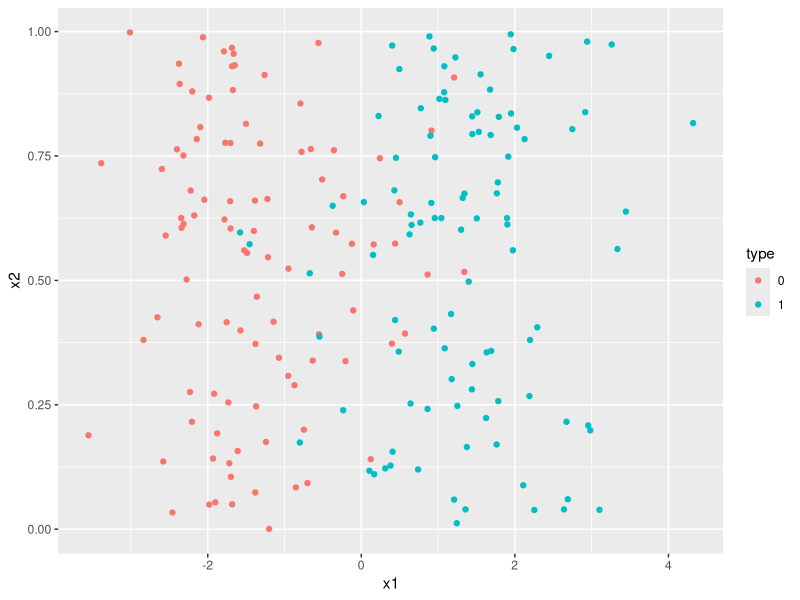

The R script that drew this image: (Note: this script raises an error after producing the figure.)
# stats 606 project 

# simulation - y (binary time series dataset) x (10 dim time series dataset)

# library package
library(ggplot2)

# scenario1 -----------------------------------------------
# sample size: 1000 with 2 features
# y: binary 
# x1: normal distribution
# x2: random noise 
set.seed(1234)
n = 200
mu0 = rnorm(1, 0, 1)
mu1 = rnorm(1, 1, 1)
x1 = c(rnorm(n/2, mu0, 1), rnorm(n/2, mu1, 1))
x2 = runif(n)
y = c(rep(0, n/2), rep(1, n/2))
simu_data = data.frame(x1 = x1,  x2 = x2, y = y)

ggplot(simu_data)+
  geom_point(aes(x = x1, y = x2, color = factor(y)))+
  labs(color = 'type')

# bayes error rate p(misclassified) = p(x)p(y neq c(x))dx 
# assume p(y=0) = p(y=1) balanced dataset expand.grid
xnew = t(seq(-3,3,0.01))
x_marginal0 = apply(xnew, 1, function(x) dnorm(x, mu0, 1))
x_marginal1 = apply(xnew, 1, function(x) dnorm(x, mu1, 1))
x_marginal = x_marginal1*0.5 + x_marginal0*0.5
conditional_1 = x_marginal1*0.5/x_marginal
bayes_error1 = sum(x_marginal*(conditional_1*(conditional_1<0.5) + (1-conditional_1)*(conditional_1>0.5) ))/sum(x_marginal)
bayes_error1 


# distance matrix p*n*n
distance_cal = function(xdata, p, n, t){
  # x: 3d arrary (ith index, kth dimension, t time series; for each index, t*p dim)
  # n: # of time series points we have 
  m = n-t 
  dist = array(rep(0,p*n*n), c(p,n,n))
  x = array(rep(0,p*t*n), c(p,t+1,n))
  for (i in 1:n){
    for (k in 1:p){
      # time series dataset x[k, ,i]: vector 1:t 
      x[k, ,i] = xdata[i:i+t,k]
    }
  }
  
  for (i in 1:m){
    for (j in 1:m){
      for (k in 1:p){
        # x in 3 d: t*p*n  (updated:>>using the huge distance matrix)
        # distance_matrix[i, j, k ] = norm(x[,k,i] - x[,k,j])^2 >> single value to a vector 
        # distance within same dimension (to save time, can only calcualte upper tri-region)
        dist[k,i,j] = norm((x[k, ,i] - x[k, ,j]), '2')
      }
    }
  }
  return (dist)
}

dist_scenario = distance_cal(simu_data[, 1:2], p = 2, n , t = 0)
dim(dist_scenario1[1,,])
# save and load the dataset
output1 = list(dist_scenario, simu_data$y, simu_data)
#save(simu_data, bayes_error, distance_cal, dist_scenario1, file = 'treeproject.Rdata')


# scenario2 (consider heteroskedsity inside same group) -----------------------------------------------
# sample size: 1000 with 2 features
# y: binary 
# x1: normal distribution
# x2: random noise 
n = 200
mu0 = rnorm(1, 0, 1)
mu1 = rnorm(1, 1, 1)
mu2 = rnorm(1, 5, 1)
x1 = c(rnorm(n/4, mu0, 1), rnorm(n/4, mu2, 1), rnorm(n/2, mu1, 1))
x2 = runif(n)
y = c(rep(0, n/2), rep(1, n/2))
simu_data = data.frame(x1 = x1,  x2 = x2, y = y)

ggplot(simu_data)+
  geom_point(aes(x = x1, y = x2, color = factor(y)))+
  labs(color = 'type')

# bayes error rate p(misclassified) = p(x)p(y neq c(x))dx 
# assume p(y=0) = p(y=1) balanced dataset expand.grid 
# xnew = t(seq(-3,3,0.01))
xnew = t(simu_data[,1])
x_marginal0 = apply(xnew, 1, function(x) dnorm(x, mu0, 1)*(dnorm(x, mu0, 1)>dnorm(x, mu2,1)) + dnorm(x, mu2,1)*(dnorm(x, mu0, 1)<dnorm(x, mu2,1)))
x_marginal1 = apply(xnew, 1, function(x) dnorm(x, mu1, 1))
x_marginal = x_marginal1*0.5 + x_marginal0*0.5
conditional_1 = x_marginal1*0.5/x_marginal
bayes_error2 = sum(x_marginal*(conditional_1*(conditional_1<0.5) + (1-conditional_1)*(conditional_1>0.5) ))/sum(x_marginal)
bayes_error2 

dist_scenario = distance_cal(simu_data[, 1:2], p = 2, n , t = 0)
dim(dist_scenario1[1,,])
# save and load the dataset
output2 = list(dist_scenario, simu_data$y, simu_data)


# scenario3 -----------------------------------------------
# sample size: 100 with 10 features
# y: binary 
# x1 - x4: random noise 
# x5 - x10: normal distribution, weights: dirichilet distribution
set.seed(1234)
n = 200
x1 = runif(n)
x2 = runif(n)
x3 = runif(n)
x4 = runif(n)
simu_data = data.frame(x1 = x1, x2 = x2, x3 = x3, x4 = x4)
mu0 = rnorm(6, 0, 1)
feature_weight = MCMCpack::rdirichlet(1,rep(1, 6))
for (i in 1:6){
  simu_data[,i+4] = rnorm(n, mu0[i], 1)
}
y_values = as.matrix(simu_data[,5:10], n, 6)%*%t(feature_weight)
threshold = median(y_values)
simu_data$y = (y_values > threshold)*1

ggplot(simu_data)+
  geom_point(aes(x = x1, y = V5, color = factor(y)))+
  labs(color = 'type')

# bayes error rate p(misclassified) = p(x)p(y neq c(x))dx 
# assume p(y=0) = p(y=1) balanced dataset expand.grid
# p(x|y=0) = p(x|w1*x1+...+w10*x10 > 0.5) = p(x1, ..., x10 | z) = p(x1|z)*...p(x10|z)  z also follow normal distribution 
# e.g. p(x = 0 |x+r < 0.5) = p(x=0, r< 0.5)/p(z<0.5)  
# 
#xnew = expand.grid(x1=seq(-1,1,0.5), x2=seq(-1,1,0.5), x3=seq(-1,1,0.5), x4=seq(-1,1,0.5), x5=seq(-1,1,0.5), x6=seq(-1,1,0.5))
xnew = simu_data[, 5:10]
mean.y = sum(mu0*feature_weight)
var.y = sum(feature_weight^2)
densi0 = function(x){
  x_marginal0 = 1
  for (i in 1:6){
    # same row
    tmp_x_marginal0 = dnorm(x[i], mu0[i], 1)* pnorm(threshold-x[i], mean.y - mu0[i], sqrt(var.y - feature_weight[i]^2))/pnorm(threshold, mean.y, sqrt(var.y))
    x_marginal0 = x_marginal0*tmp_x_marginal0 
  }
  return(x_marginal0)
}
densi1 = function(x){
  x_marginal0 = 1
  for (i in 1:6){
    # same row
    tmp_x_marginal0 = dnorm(x[i], mu0[i], 1)*(1-pnorm(threshold-x[i], mean.y - mu0[i], sqrt(var.y - feature_weight[i]^2)))/(1-pnorm(threshold, mean.y, sqrt(var.y)))
    x_marginal0 = x_marginal0*tmp_x_marginal0 
  }
  return(x_marginal0)
}
x_marginal0 = apply(xnew, 1, densi0)
x_marginal1 = apply(xnew, 1, densi1)
x_marginal = x_marginal1*0.5 + x_marginal0*0.5
conditional_1 = x_marginal1*0.5/x_marginal
bayes_error3 = sum(x_marginal*(conditional_1*(conditional_1<0.5) + (1-conditional_1)*(conditional_1>0.5) ))/sum(x_marginal)
bayes_error3 

dist_scenario = distance_cal(simu_data[, 1:10], p = 10, n , t = 0)
dim(dist_scenario[1,,])
# save and load the dataset
output3 = list(dist_scenario, simu_data$y, simu_data)




# scenario4 -----------------------------------------------
# sample size: 100 with 10 features
# y: binary 
# x1 - x2: random noise (uniform)
# x3: random noise (log-normal)
# x4: heavy tail distribution: log-normal
# x5 - x10: normal distribution, 
# weights: dirichilet distribution
set.seed(123)
n = 200
x1 = runif(n)
x2 = runif(n)
simu_data = data.frame(x1 = x1, x2 = x2)
mu0 = rnorm(8, 0, 1)
feature_weight = MCMCpack::rdirichlet(1,rep(1, 7))
for (i in 1:8){
  if (i<3){
    simu_data[,i+2] = rlnorm(n, mu0[i], 1)
  }
  else{
    simu_data[,i+2] = rnorm(n, mu0[i], 1) 
  }
}
y_values = as.matrix(simu_data[,4:10], n, 7)%*%t(feature_weight)
threshold = median(y_values)
simu_data$y = (y_values > threshold)*1

ggplot(simu_data)+
  geom_point(aes(x = x1, y = V4, color = factor(y)))+
  labs(color = 'type')


# bayes error rate p(misclassified) = p(x)p(y neq c(x))dx 
# assume p(y=0) = p(y=1) balanced dataset expand.grid
# p(x|y=0) = p(x|w1*x1+...+w10*x10 > 0.5) = p(x1, ..., x10 | z) = p(x1|z)*...p(x10|z)  z also follow normal distribution 
# e.g. p(x = 0 |x+r < 0.5) = p(x=0, r< 0.5)/p(z<0.5)  
# z: t-dist+normal r: normal + t-dist
xnew = simu_data[, 4:10]
# emprical distribution for z: analytically F(x) = F(x+y) = F(y<z-x)f(x)dx where x is normal, y is t distribution 
# sort y_values asce, keep 2 digit, calculate probability observing such number in the sample 
# should use expand.grid data points instead of y from dataset
m = 10^5
empirical_values = data.frame(x1=rep(0, m))
for (i in 1:8){
  if (i==1){
    empirical_values[,i] = rlnorm(m, mu0[i], 1)
  }
  else{
    empirical_values[,i] = rnorm(m, mu0[i], 1) 
  }
}
empirical_values = rowSums(empirical_values)
mean.y = sum(mu0[3:8]*feature_weight[2:7])
var.y = sum(feature_weight[2:7]^2)

densi0 = function(x){
  x_marginal0 = 1
  for (i in 1:7){
    if (i == 1){
      tmp_x_marginal0 = dlnorm(x[i], df0)* pnorm(threshold-x[i], mean.y, sqrt(var.y))/(length(which(empirical_values < threshold))/n)
    }
    else{
      tmp_x_marginal0 = dnorm(x[i], mu0[i-1], 1)* (length(which(empirical_values-x[i] < threshold))/n)/(length(which(empirical_values < threshold))/n)
    }
    x_marginal0 = x_marginal0*tmp_x_marginal0 
  }
  return(x_marginal0)
}

densi1 = function(x){
  x_marginal0 = 1
  for (i in 1:7){
    if (i == 1){
      tmp_x_marginal0 = dlnorm(x[i], df0)* (1-pnorm(threshold-x[i], mean.y, sqrt(var.y)))/(length(which(empirical_values > threshold))/n)
    }
    else{
      tmp_x_marginal0 = dnorm(x[i], mu0[i-1], 1)* (length(which(empirical_values-x[i] > threshold))/n)/(length(which(empirical_values > threshold))/n)
    }
    x_marginal0 = x_marginal0*tmp_x_marginal0 
  }
  return(x_marginal0)
}
x_marginal0 = apply(xnew, 1, densi0)
x_marginal1 = apply(xnew, 1, densi1)
x_marginal = x_marginal1*0.5 + x_marginal0*0.5
conditional_1 = x_marginal1*0.5/x_marginal
bayes_error4 = sum(x_marginal*(conditional_1*(conditional_1<0.5) + (1-conditional_1)*(conditional_1>0.5) ))/sum(x_marginal)
bayes_error4 

# without standizarion
dist_scenario = distance_cal(simu_data[, 1:10], p = 10, n , t = 0)
dim(dist_scenario[1,,])
# save and load the dataset
output4 = list(dist_scenario, simu_data$y, simu_data)

# with standizarion (train , test split!!!)
index = sample(1:200, 30)
train = simu_data[-index, ]
test = simu_data[index, ]
mean_train = colMeans(train[,-11])
std_train = sqrt(diag(var(train[,-11])))
train_x = scale(train[,-11], center = mean_train, std_train)
all_x = scale(simu_data[,-11], center = mean_train, std_train)
dist_scenario_train = distance_cal(train_x, p = 10, n-30 , t = 0)
dist_scenario_all = distance_cal(all_x, p = 10, n , t = 0)
# save and load the dataset
output4_sd = list(dist_scenario_train, train$y, dist_scenario_all, train, test)
save(bayes_error1, output1, bayes_error2, output2, bayes_error3, output3, 
     bayes_error4, output4, output4_sd, file = 'treeproject.Rdata')







# above ---------------------------------








































# sample size: 1000 with 2 features
# y: binary 
# x1: normal distribution (mu1 = -2, mu2 = 2, sigma = 2)
# x2: random noise 
# gaussian mixture  
# decision boundary 
# bayes optimal error 
set.seed(606)
n = 1000
# mixture of gaussian clusters 
# first we generate 1 means from a bivariate gaussian distribution label it as blue
# then we generate 1 mean from a bivariate gaussian distribution label it as orange 
Sigma = matrix(c(1,0,0,1),2,2)
mu1 = MASS::mvrnorm(n, c(1, 0), Sigma)
mu2 = MASS::mvrnorm(n, c(0, 1), Sigma)
# grid point to decide which is blue or orange 
x1 = c(rnorm(n/2, -1, 1), rnorm(n/2, 1, 1))
x2 = runif(n)
y = c(rep(0, n/2), rep(1, n/2))
simu_data = data.frame(x1 = x1, x2 = x2, y = y)
# bayes error rate 


# scatter plot  x1 vs x2 wrt y 
ggplot(simu_data, aes(x = x1, y= x2, z = y))+
  geom_point(color = simu_data$y)+
  labs(color = 'type')+
  geom_contour(color = 'black')

# tree method illustration
# sample size: 1000 with 2 features
# y: binary 
# x1 & x2: multivariate uniform distribution p =.6
set.seed(606)
n = 1000
#Sigma = matrix(c(10,3,3,2),2,2)
#x = MASS::mvrnorm(n, rep(0, 2), Sigma)
x1 = runif(n)
x2 = runif(n)
# generate y
y = (x1<=0.5)
# overlapping
overlapping = 0.1
x1 = x1 + (x1<=0.5)*overlapping
x1 = x1 - (x1>0.5)*overlapping
simu_data = data.frame(x1 = x1, x2 = x2, y = y)

ggplot(simu_data)+
  geom_point(aes(x = x1, y = x2, color = factor(y)))+
  labs(color = 'type')+
  geom_vline(xintercept = 0.5, color = 'blue')+
  scale_x_continuous(limits = c(0,1))

  

  
# sample size: 1000 with 2 features
# y: binary 
# x1: normal distribution (mu1 = , mu2 = , sigma)
# x2: random noise




# algorithm - find the exemplar, adjust the weight 

# given a time series x matrix (n*p)
# reshape to 3d (ith index, kth dimension, t time series; for each index, t*p dim)
distance_cal = function(x){
  # calculate distance between two exemplar
  # examplar: t*p matrix
  # x: 3d arrary (ith index, kth dimension, t time series; for each index, t*p dim)
  # n: # of time series points we have 
  # w: weight, vector with p*1
  dist = array(rep(0,n*n*p), c(n,n,p))
  
  for (i in 1:n){
    for (j in 1:n){
      for (k in 1:p){
        # distance in 3 d: t*p*n  (updated:>>using the huge distance matrix)
        # distance_matrix[i, j, k ] = norm(x[,k,i] - x[,k,j])^2 >> single value to a vector 
        # distance within same dimension (to save time, can only calcualte upper tri-region)
        dist[i,j, k] = norm((x[,k,i] - x[,k,j]), '2')
      }
    }
  }

  # return a vector of index: 1 or 2
  return (dist)
}

classfiy = function(indices_exemplar_1, indices_exemplar_2, w, distance_matrix){
  # calculate distance between two exemplar
  # examplar: t*p matrix
  # x: 3d arrary (ith index, kth dimension, t time series; for each index, t*p dim)
  # n: # of time series points we have 
  # w: weight, vector with p*1
  n = dim(distance_matrix)[1]
  dist = matrix(0L, n, 2)

  for (i in 1:n){
    
    # distance in 3 d: t*p*n  (updated:>>using the huge distance matrix) distance_matrix[i_index,j_index, k]
    # distance_matrix[i, j, k ] = norm(x[,k,i] - x[,k,j])^2 >> single value to a vector 
    dist[i,1] = distance_matrix[indices_exemplar_1, i, ]*w
    dist[i,2] = distance_matrix[indices_exemplar_2, i, ]*w
    
    # minimum distance 
    result[i] = which.min(dist[i,])
  }
  
  # return a vector of index: 1 or 2
  return (result)
}

# return exemaplar and corresponding distance 
# cumulative distance (all other vector to itself with weights) vector, dim: n*1
choose_exemplar = function(region1, distance_matrix, w){
  n_region1 = length(region_1)
  cum_dist = rep(0, n)
  d = length(w)
  
  # cumulative distance (all other vector to itself with weights) vector, dim: n*1
  for (i in 1:n_region1){
    for (j in 1:n_region1){
      for (k in 1:d){
        i_index = region_1[i]
        j_index = region_1[j]
        cum_dist[i] = cum_dist[i] + distance_matrix[i_index,j_index, k]*w[k]
      } 
    }
  }
  
  # return exemplar index (original order) and cum_dist
  index_exemplar = which.min(cum_dist)
  index_exemplar = region_1[index_exemplar]
  #distance_stored = cum_dist[index_exemplar]
  
  #return(c(index_exemplar, distance_stored))
  return(index_exemplar)
}

# find the best weight 
# return a vector 
find_weight = function(indices_exemplar_1, misclassified_1, distance_matrix, w){
  p = length(w)
  mis_dis = rep(0, p)
  i_index = indices_exemplar_1
  n_region1_mis = length(misclassified_1) 
  
  for (k in 1:p){
    for (j in 1:n_region1_mis){
      j_index = misclassified_1[j]
      mis_dist[k] = mis_dist[k] + distance_matrix[i_index,j_index, k]
    } 
    # update - comparing with 0
    mis_dist[k] = max(mis_dist[k], 0)
  }
  # normizaltion - return a vector 
  w =  mis_dist/sum(mis_dist)
  
  return(w)
}

exemplar_weight = function(indices_exemplar_1, indices_exemplar_2, w, distance_matrix){
  
  # classify the rest points into two areas - based on distance (lie within certain distance)
  # go through everypoint into the area to classify points into 2 area 
  index_classification = classfiy(indices_exemplar_1, indices_exemplar_2, w, distance_matrix)
  
  # find the exemplar - same response with minimize distance
  # two region: 
  # in region 1, index who were classfied correctly, return a vector of index 
  region_1 = which(index_classification == 1 & y == 0)
  region_2 = which(index_classification == 2 & y == 1)
  
  # calculate distance array (same type) between x values  3d: i:row index, j: column column, k: dimension
  # we have distance matrix: stored all pointwise distance between 2 points from same group
  # distance_matrix_1 = array(distance_data, c(n, n, d))  x[,,i] t*p dimension for index i 
  # distance_matrix[i, j, k ] = norm(x[,k,i] - x[,k,j])^2 >> single value to a vector 

  # update exemplar
  indices_exemplar_1 = choose_exemplar(region1, distance_matrix, w)
  indices_exemplar_2 = choose_exemplar(region2, distance_matrix, w)
  exemplar_1 = x[,,indices_exemplar_1]
  exemplar_2 = x[,,indices_exemplar_2]
  
  # update the weight for region 1 
  # classfication with new exemplar
  index_classification = classfiy(indices_exemplar_1, indices_exemplar_2, w, distance_matrix)
  
  # given exemplar and distance matrix, maxmize distance to whom are misclassfied 
  misclassified_1 = which(index_classification == 1 & y == 1)
  misclassified_2 = which(index_classification == 2 & y == 0)
  
  # algorthms to find the best weight for each k 
  w_1 =  find_weight(indices_exemplar_1, misclassified_1, distance_matrix, w)
  w_2 =  find_weight(indices_exemplar_2, misclassified_2, distance_matrix, w)
  
  # return index for exemplar and respective weight vector
  return(c(indices_exemplar_1, indices_exemplar_2,  w_1, w_2))
}



# initization 
# x 3d array
# x is 3d arrary [,,i] ith index -- t*p time series 
t = dim(x)[1]
p = dim(x)[2]
n = dim(x)[3]

# given a distance_matrix
distance_matrix

# weight is vector dim: 1*k
w = rep(1/d, p)
  
# two groups in y
y_group0 = which(y==0)
y_group1 = which(y==1)

# random two exemplar, classify datapoints into two areas (maybe chosen exemplar with same type) >> chosen from two different index set
indices_exemplar_1 = sample(y_group0, 2)
indices_exemplar_2 = sample(y_group1, 2)

exemplar_1 = x[,,indices_exemplar[1]]
exemplar_2 = x[,,indices_exemplar[2]]

# for-loop to find the best exemplar and weight 
#?? tree structure, each time return a different vector of weight

results = exemplar_weight(exemplar_1, exemplar_2, w, distance_matrix)
indices_exemplar_1 = results[1]
indices_exemplar_2  = results[2]
w_1 = results[3]
w_2 = results[4]
# stopping criterion on weight, see how the difference in weight change sum(w1-w0)/sum(w1)
# weight can be negative or positive 
